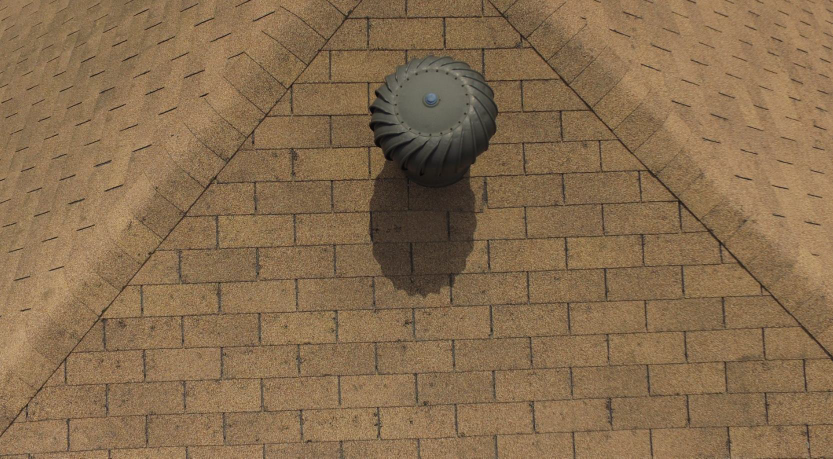
#> input picture damage_identification/solution1/sample.jpg, 1666 x 917 px (shown at 1/2 size)
$ python -i preprocess_image.py   (imports and definitions only)   (Python 2 division)   (older library calls are emulated)
#> lines starting #> are read from the running program, lines starting #| are printed output that depends on the picture
'''
Created on May 27, 2016

@author: pankajrawat
'''
import cv2
import math
import numpy as np
import traceback
import copy
from common import utils
from common import constants as const
from image import operations as imop
from common import geometry as geo

"""
Function preprocess image by applying some basic image processing techniques to emerge the dark regions
Common preprocessing techniques include smoothning, thresholding, morphological transformation etc.
"""
# [27 lines left out: function getProcessedImage, not called in this run]


"""
Function modifies input image by appending the points along the direction,
used to complete lines which are breaking due to erosion or other cv operation
"""
# [68 lines left out: function _extendLine, not called in this run]
    # [4 lines of commented-out code are left out]


"""
Function returns true if their is a line in input image along the direction
"""
# [102 lines left out: function _getAngleofLine, not called in this run]


"""
Function will repair missing line segments lost during thresholding operation
"""
# [35 lines left out: function repairImage, not called in this run]

"""
Function objective is to separate regions from input image which are connected and thus will go undetected
Regions include blobs, rectangles.
As of now only blob separation is implemented
"""
def breakImage(img):

    # Use copy image findCounters tends to modify original image
    if const.DISPLAY_COLOR and not imop.isColored(img):
        img = cv2.cvtColor(img, cv2.COLOR_GRAY2BGR)
    cntImg = cv2.cvtColor(img, cv2.COLOR_BGR2GRAY) if imop.isColored(img) else copy.copy(img)

    components, markers, stats, centroids = cv2.connectedComponentsWithStats(cntImg, 8, cv2.CV_32S)
    print "Break: Number of components", components
    #markers = cv2.watershed(img, markers)

    overallBlobs = []
    for cntr in range(1, components):
        try:
            #if not cntr in range(4, 5):
            #    continue
            #print "----------------- CNTR", cntr
            pixelsArea = stats[cntr][4]
            if pixelsArea < const.BREAK_MIN_AREA_REQUIRED:
                continue
            mask = np.zeros(img.shape, np.uint8)
            mask[markers == cntr] = const.GREEN if const.DISPLAY_COLOR else 255
            blobs = _detectBlobs(img, mask)

            if not blobs:
                continue

            if not overallBlobs:
                overallBlobs = blobs
                continue

            overallBlobs.extend(blobs)
        except Exception, err:
            traceback.print_exc()
            print err
    img = _markBlobs(img, overallBlobs)
    return img

"""
Function will separate out block regions from rest of image by removing the pixels along the radius
"""
# [10 lines left out: function _markBlobs, not called in this run]

"""
Function returns identified blob regions in the image, mask
This function accept segments and returns detected blob points
Algo:
1. Apply Distance transformation to remove pale regions
2. Find contours of remaining and check if they are blobs
"""

# [72 lines left out: functions _detectBlobs, getBlobPoints, not called in this run]

>>> import cv2
>>> picture = cv2.imread('../sample.jpg', cv2.IMREAD_GRAYSCALE)
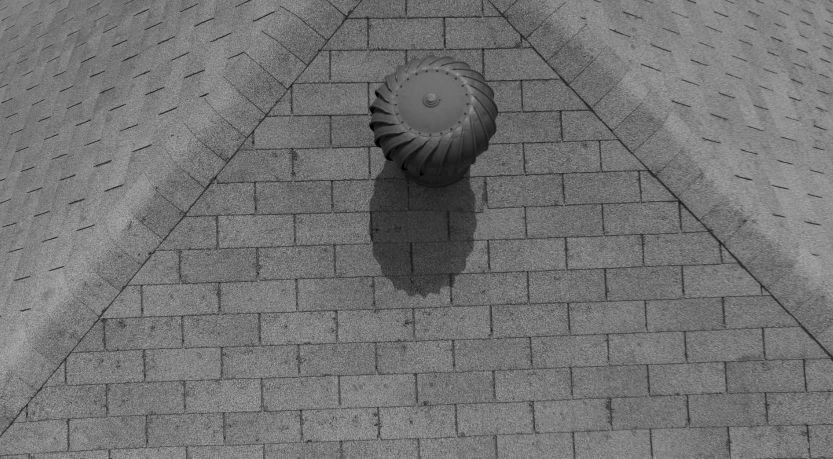
#> picture: shape (917, 1666) (shown at 1/2 size); min 0, max 196, mean 115
#> (the run stopped early here; a loop or call above may not have finished)
